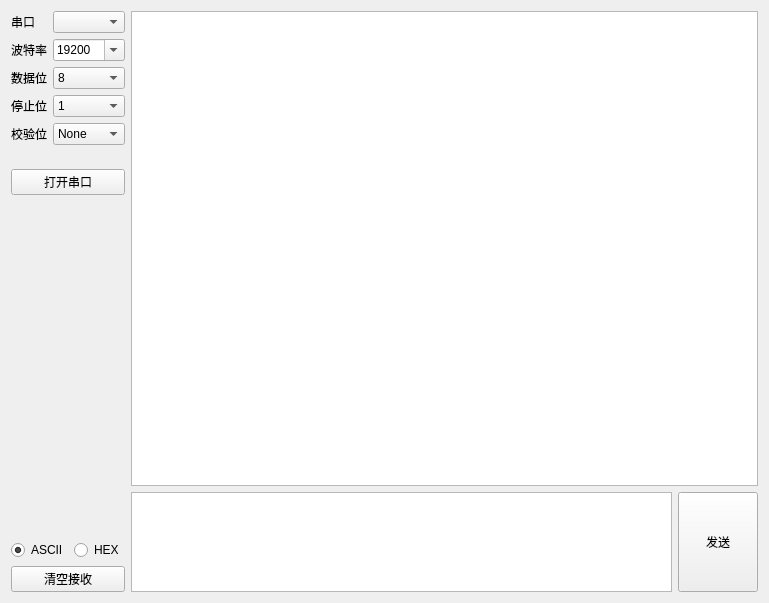
<?xml version="1.0" encoding="UTF-8"?>
<ui version="4.0">
 <class>App</class>
 <widget class="QWidget" name="App">
  <property name="geometry">
   <rect>
    <x>0</x>
    <y>0</y>
    <width>769</width>
    <height>603</height>
   </rect>
  </property>
  <property name="windowTitle">
   <string>串口调试助手@wuhj @v1.0.0</string>
  </property>
  <layout class="QGridLayout" name="gridLayout_3">
   <item row="0" column="0">
    <layout class="QVBoxLayout" name="verticalLayout">
     <item>
      <layout class="QFormLayout" name="formLayout">
       <property name="fieldGrowthPolicy">
        <enum>QFormLayout::AllNonFixedFieldsGrow</enum>
       </property>
       <item row="0" column="0">
        <widget class="QLabel" name="label">
         <property name="text">
          <string>串口</string>
         </property>
        </widget>
       </item>
       <item row="1" column="0">
        <widget class="QLabel" name="label_2">
         <property name="text">
          <string>波特率</string>
         </property>
        </widget>
       </item>
       <item row="2" column="0">
        <widget class="QLabel" name="label_3">
         <property name="text">
          <string>数据位</string>
         </property>
        </widget>
       </item>
       <item row="3" column="0">
        <widget class="QLabel" name="label_5">
         <property name="text">
          <string>停止位</string>
         </property>
        </widget>
       </item>
       <item row="4" column="0">
        <widget class="QLabel" name="label_4">
         <property name="text">
          <string>校验位</string>
         </property>
        </widget>
       </item>
       <item row="6" column="0" colspan="2">
        <widget class="QPushButton" name="pushButton">
         <property name="cursor">
          <cursorShape>PointingHandCursor</cursorShape>
         </property>
         <property name="text">
          <string>打开串口</string>
         </property>
         <property name="checkable">
          <bool>true</bool>
         </property>
        </widget>
       </item>
       <item row="5" column="0" colspan="2">
        <spacer name="verticalSpacer">
         <property name="orientation">
          <enum>Qt::Vertical</enum>
         </property>
         <property name="sizeType">
          <enum>QSizePolicy::Fixed</enum>
         </property>
         <property name="sizeHint" stdset="0">
          <size>
           <width>20</width>
           <height>12</height>
          </size>
         </property>
        </spacer>
       </item>
       <item row="1" column="1">
        <widget class="QComboBox" name="comboBox_2">
         <property name="editable">
          <bool>true</bool>
         </property>
         <property name="currentIndex">
          <number>2</number>
         </property>
         <item>
          <property name="text">
           <string>9600</string>
          </property>
         </item>
         <item>
          <property name="text">
           <string>14400</string>
          </property>
         </item>
         <item>
          <property name="text">
           <string>19200</string>
          </property>
         </item>
         <item>
          <property name="text">
           <string>38400</string>
          </property>
         </item>
         <item>
          <property name="text">
           <string>115200</string>
          </property>
         </item>
         <item>
          <property name="text">
           <string>921600</string>
          </property>
         </item>
        </widget>
       </item>
       <item row="4" column="1">
        <widget class="QComboBox" name="comboBox_5">
         <property name="editable">
          <bool>false</bool>
         </property>
         <item>
          <property name="text">
           <string>None</string>
          </property>
         </item>
         <item>
          <property name="text">
           <string>奇校验</string>
          </property>
         </item>
         <item>
          <property name="text">
           <string>偶校验</string>
          </property>
         </item>
        </widget>
       </item>
       <item row="0" column="1">
        <widget class="QComboBox" name="comboBox">
         <property name="sizePolicy">
          <sizepolicy hsizetype="Minimum" vsizetype="Fixed">
           <horstretch>0</horstretch>
           <verstretch>0</verstretch>
          </sizepolicy>
         </property>
         <property name="maximumSize">
          <size>
           <width>150</width>
           <height>16777215</height>
          </size>
         </property>
         <property name="editable">
          <bool>false</bool>
         </property>
        </widget>
       </item>
       <item row="2" column="1">
        <widget class="QComboBox" name="comboBox_3">
         <property name="editable">
          <bool>false</bool>
         </property>
         <property name="currentIndex">
          <number>0</number>
         </property>
         <item>
          <property name="text">
           <string>8</string>
          </property>
         </item>
         <item>
          <property name="text">
           <string>7</string>
          </property>
         </item>
         <item>
          <property name="text">
           <string>6</string>
          </property>
         </item>
         <item>
          <property name="text">
           <string>5</string>
          </property>
         </item>
        </widget>
       </item>
       <item row="3" column="1">
        <widget class="QComboBox" name="comboBox_4">
         <property name="editable">
          <bool>false</bool>
         </property>
         <item>
          <property name="text">
           <string>1</string>
          </property>
         </item>
         <item>
          <property name="text">
           <string>1.5</string>
          </property>
         </item>
         <item>
          <property name="text">
           <string>2</string>
          </property>
         </item>
        </widget>
       </item>
      </layout>
     </item>
     <item>
      <spacer name="verticalSpacer_2">
       <property name="orientation">
        <enum>Qt::Vertical</enum>
       </property>
       <property name="sizeType">
        <enum>QSizePolicy::Expanding</enum>
       </property>
       <property name="sizeHint" stdset="0">
        <size>
         <width>20</width>
         <height>315</height>
        </size>
       </property>
      </spacer>
     </item>
     <item>
      <layout class="QGridLayout" name="gridLayout">
       <item row="0" column="0">
        <widget class="QRadioButton" name="radioButton">
         <property name="text">
          <string>ASCII</string>
         </property>
         <property name="checked">
          <bool>true</bool>
         </property>
        </widget>
       </item>
       <item row="0" column="1">
        <widget class="QRadioButton" name="radioButton_2">
         <property name="text">
          <string>HEX</string>
         </property>
        </widget>
       </item>
      </layout>
     </item>
     <item>
      <widget class="QPushButton" name="pushButton_3">
       <property name="sizePolicy">
        <sizepolicy hsizetype="Preferred" vsizetype="Preferred">
         <horstretch>0</horstretch>
         <verstretch>0</verstretch>
        </sizepolicy>
       </property>
       <property name="cursor">
        <cursorShape>PointingHandCursor</cursorShape>
       </property>
       <property name="text">
        <string>清空接收</string>
       </property>
      </widget>
     </item>
    </layout>
   </item>
   <item row="0" column="1">
    <layout class="QVBoxLayout" name="verticalLayout_2">
     <item>
      <widget class="QTextBrowser" name="textBrowser">
       <property name="sizePolicy">
        <sizepolicy hsizetype="Expanding" vsizetype="Expanding">
         <horstretch>0</horstretch>
         <verstretch>3</verstretch>
        </sizepolicy>
       </property>
       <property name="minimumSize">
        <size>
         <width>0</width>
         <height>0</height>
        </size>
       </property>
       <property name="cursor" stdset="0">
        <cursorShape>IBeamCursor</cursorShape>
       </property>
      </widget>
     </item>
     <item>
      <layout class="QGridLayout" name="gridLayout_2">
       <item row="0" column="1">
        <widget class="QTextEdit" name="textEdit">
         <property name="sizePolicy">
          <sizepolicy hsizetype="Expanding" vsizetype="Minimum">
           <horstretch>0</horstretch>
           <verstretch>0</verstretch>
          </sizepolicy>
         </property>
         <property name="minimumSize">
          <size>
           <width>0</width>
           <height>40</height>
          </size>
         </property>
         <property name="maximumSize">
          <size>
           <width>16777215</width>
           <height>100</height>
          </size>
         </property>
         <property name="font">
          <font>
           <bold>false</bold>
          </font>
         </property>
        </widget>
       </item>
       <item row="0" column="2">
        <widget class="QPushButton" name="pushButton_2">
         <property name="sizePolicy">
          <sizepolicy hsizetype="Fixed" vsizetype="Preferred">
           <horstretch>0</horstretch>
           <verstretch>0</verstretch>
          </sizepolicy>
         </property>
         <property name="cursor">
          <cursorShape>PointingHandCursor</cursorShape>
         </property>
         <property name="text">
          <string>发送</string>
         </property>
        </widget>
       </item>
      </layout>
     </item>
    </layout>
   </item>
  </layout>
 </widget>
 <resources/>
 <connections/>
</ui>
